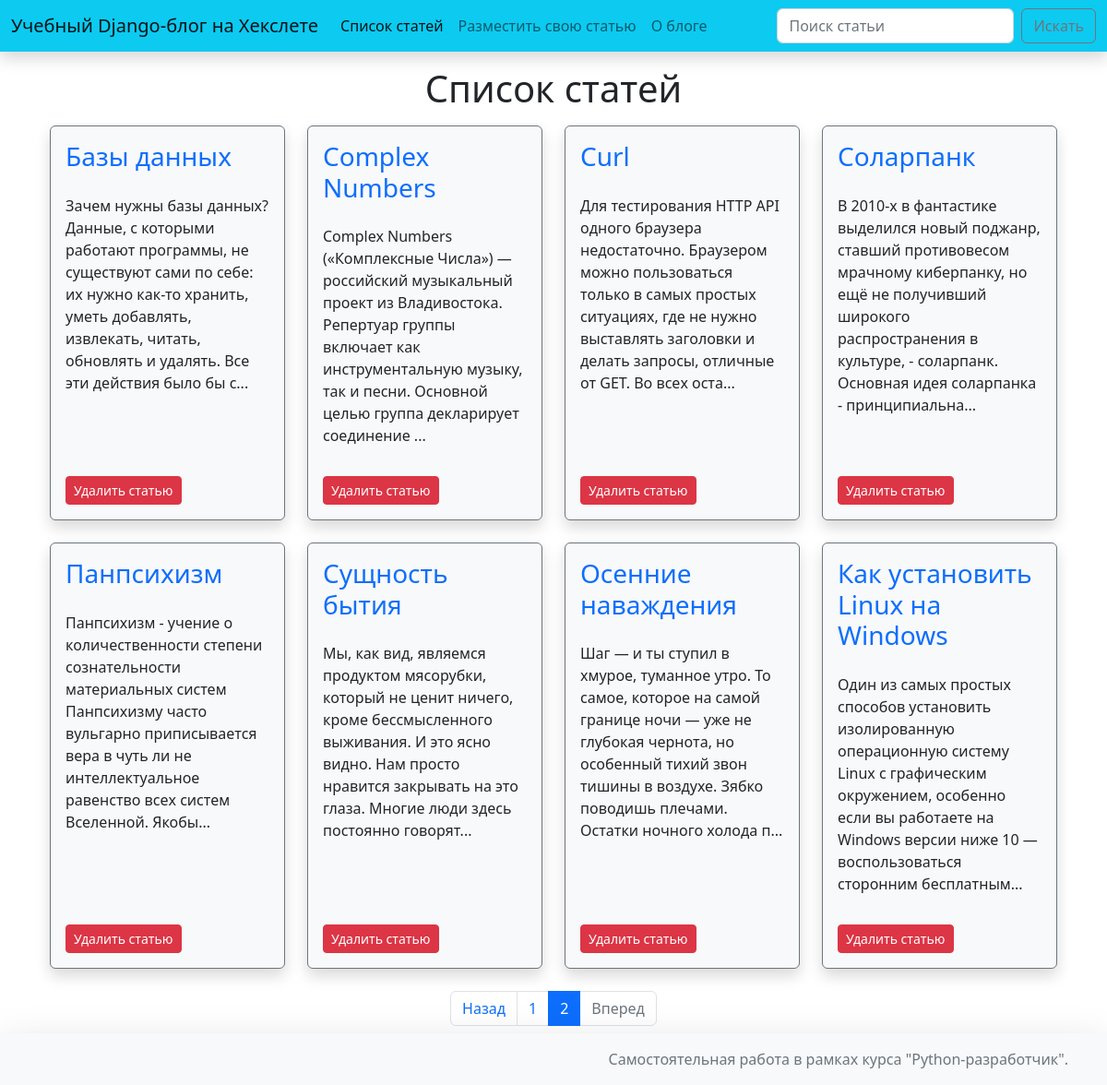
Before: /articles/?page=3 with the older database file.
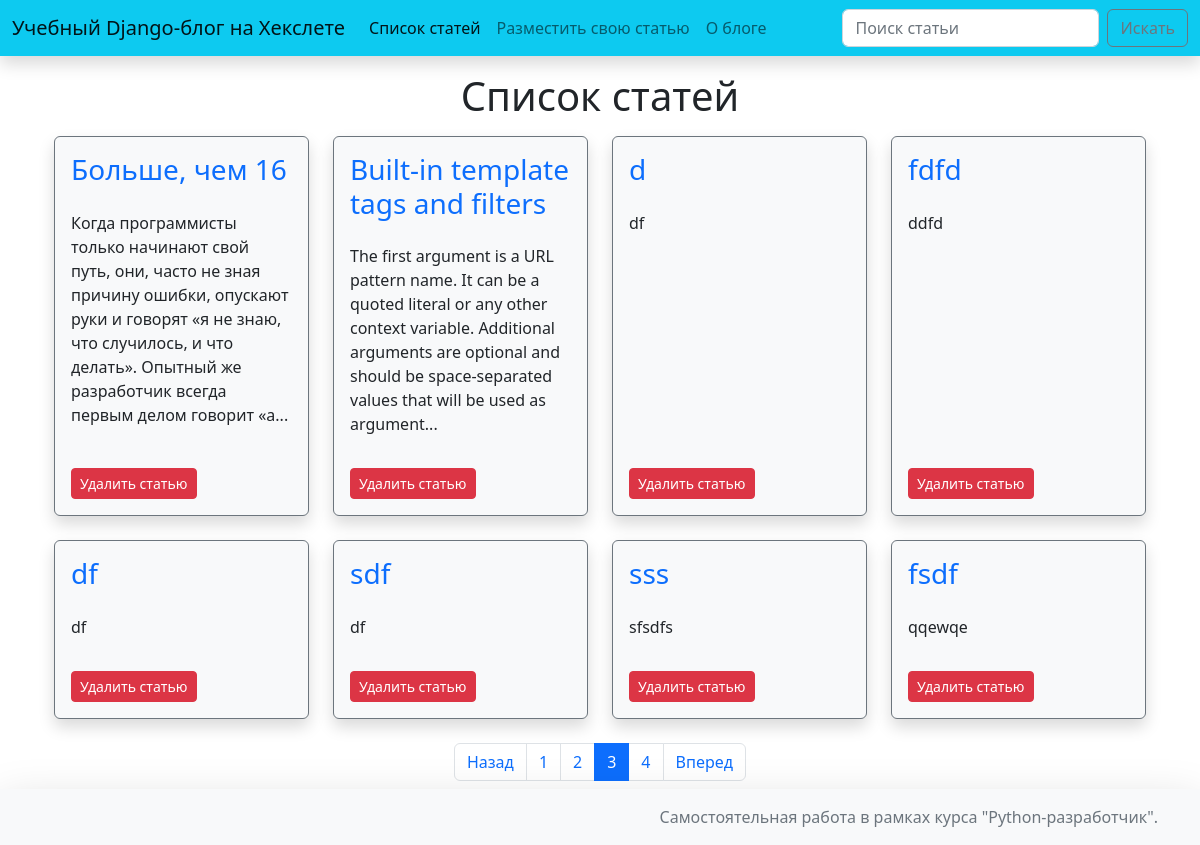
After: the same page with the newer database file.
### hexlet_django_blog/article/models.py (models this page shows, shortened)
class Article(models.Model):
    name = models.CharField(max_length=200)  # название статьи
    body = models.TextField()  # тело статьи
    timestamp = models.DateTimeField(auto_now_add=True)

### hexlet_django_blog/article/views.py (the view)
# urls.py: path('', views.IndexView.as_view(), name='articles'),
class IndexView(View):
    def get(self, request, *args, **kwargs):
        query = request.GET.get('q', '')
        page = int(request.GET.get('page', '1'))
        if query:
            articles = Article.objects.filter(Q(name__icontains=query))
        else:
            articles = Article.objects.all().order_by('id')
        articles_paginator = Paginator(articles, 8)
        return render(request, 'articles/index.html', context={
            'articles': articles_paginator.get_page(page),
            'query': query,
            'num_pages': articles_paginator.num_pages
        })

### hexlet_django_blog/templates/articles/index.html (shortened to what this page needs)
{% extends 'layout/default.html' %}
{% block article_list %}active{% endblock %}
{% block title %}Список статей{% endblock %}
{% block content %}
    <div class="container">
        <div class="row md-3">
            {% for article in articles %}
            <div class="col-12 col-md-4 col-lg-3 mb-4">
                <article class="border border-secondary rounded shadow bg-light h-100 d-flex flex-column bd-highlight p-2 mb-3" >
                    <div class="p-2 bd-highlight"><h3><a class="link-primary text-decoration-none" href="{% url 'article' article.id %}">{{ article.name }}</a></h3></div>
                    <div class="p-2 bd-highlight">{%if article.body|length > 200 %}{{ article.body|slice:":200" }}...{% else %}{{ article.body }}{% endif %}</div>
                    <div class="mt-auto p-2 bd-highlight">
                        <form action="{% url 'article_delete' article.id %}" method="post">
                        <button type="submit" class="btn btn-danger btn-sm">Удалить статью</button>
                        </form>
                    </div>
                </article>
            </div>
            {% endfor %}
        </div>
        {% if num_pages > 1 %}
        <div class="row">
            <div class="col">
                <nav>
                  <ul class="pagination justify-content-center">
                    <li class="page-item {% if not articles.has_previous %}disabled{% endif %}">
                      <a class="page-link" href="{% if articles.has_previous %}{% url 'articles' %}?page={{ articles.previous_page_number }}{% endif %}">Назад</a>
                    </li>
                        {% for page in articles.paginator.page_range %}
                          <li class="page-item {% if page == articles.number %}active{% endif %}">
                              {% if page > articles.number|add:'-3' and page < articles.number|add:'3' %}
                              <a class="page-link" href="{% url 'articles' %}?page={{ page }}">{{ page }}</a>
                              {% endif %}
                          </li>
                        {% endfor %}
                    <li class="page-item {% if not articles.has_next %}disabled{% endif %}">
                      <a class="page-link" href="{% if articles.has_next %}{% url 'articles' %}?page={{ articles.next_page_number }}{% endif %}">Вперед</a>
                    </li>
                  </ul>
                </nav>
            </div>
        </div>
        {% endif %}
    </div>
{% endblock %}

Changed rows visible on the page:
no longer on this page (row unchanged): Article: name "Базы данных", body "Зачем нужны базы данных? Данные, с которыми работают программы, не существуют сами по себе: их нужно как-то хранить, уметь добавлять, извлекать, читать, обновлять и удалять. Все эти действия было бы с"
no longer on this page (row unchanged): Article: name "Complex Numbers", body "Complex Numbers («Комплексные Числа») — российский музыкальный проект из Владивостока. Репертуар группы включает как инструментальную музыку, так и песни. Основной целью группа декларирует соединение"
no longer on this page (row unchanged): Article: name "Curl", body "Для тестирования HTTP API одного браузера недостаточно. Браузером можно пользоваться только в самых простых ситуациях, где не нужно выставлять заголовки и делать запросы, отличные от GET. Во всех оста"
no longer on this page (row unchanged): Article: name "Соларпанк", body "В 2010-х в фантастике выделился новый поджанр, ставший противовесом мрачному киберпанку, но ещё не получивший широкого распространения в культуре, - соларпанк. Основная идея соларпанка - принципиальна"
no longer on this page (row unchanged): Article: name "Панпсихизм", body "Панпсихизм - учение о количественности степени сознательности материальных систем Панпсихизму часто вульгарно приписывается вера в чуть ли не интеллектуальное равенство всех систем Вселенной. Якобы"
no longer on this page (row unchanged): Article: name "Сущность бытия", body "Мы, как вид, являемся продуктом мясорубки, который не ценит ничего, кроме бессмысленного выживания. И это ясно видно. Нам просто нравится закрывать на это глаза. Многие люди здесь постоянно говорят"
no longer on this page (row unchanged): Article: name "Осенние наваждения", body "Шаг — и ты ступил в хмурое, туманное утро. То самое, которое на самой границе ночи — уже не глубокая чернота, но особенный тихий звон тишины в воздухе. Зябко поводишь плечами. Остатки ночного холода п"
no longer on this page (row unchanged): Article: name "Как установить Linux на Windows", body "Один из самых простых способов установить изолированную операционную систему Linux с графическим окружением, особенно если вы работаете на Windows версии ниже 10 — воспользоваться сторонним бесплатным"
added Article: name "Больше, чем 16", body "Когда программисты только начинают свой путь, они, часто не зная причину ошибки, опускают руки и говорят «я не знаю, что случилось, и что делать». Опытный же разработчик всегда первым делом говорит «а"
added Article: name "Built-in template tags and filters", body "The first argument is a URL pattern name. It can be a quoted literal or any other context variable. Additional arguments are optional and should be space-separated values that will be used as argument"
added Article: name "d", body "df"
added Article: name "fdfd", body "ddfd"
added Article: name "df", body "df"
added Article: name "sdf", body "df"
added Article: name "sss", body "sfsdfs"
added Article: name "fsdf", body "qqewqe"
Other visible differences:
new list line: "3"
new list line: "4"
